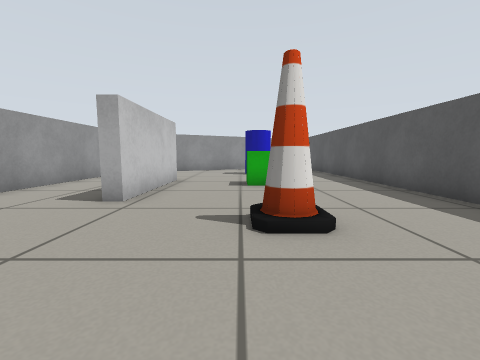
view 1 (above)

19 first-person views from a walk through a world built for the Gazebo simulator. The camera is 0.45 m above the floor, tilts 6° down and sees 90° across. The floor is counted in squares, 0.5 m on a side. Each view is taken from the middle of a square. On the plan, view 1 faces up. The plan holds only what a view shows up to about 10 squares ahead; the rest is blank. Simple patterns stand in for the simulator's built-in surfaces.

view 2
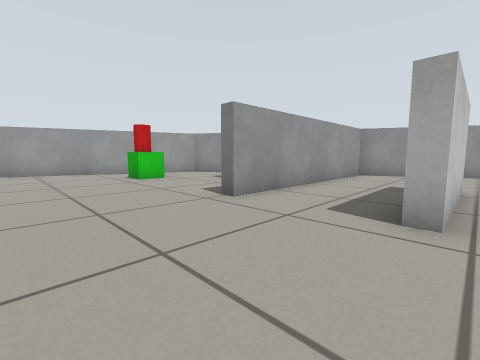

view 3
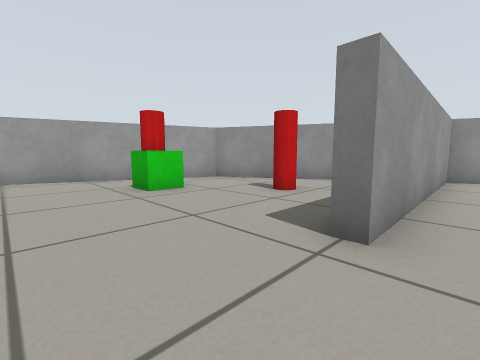

view 4
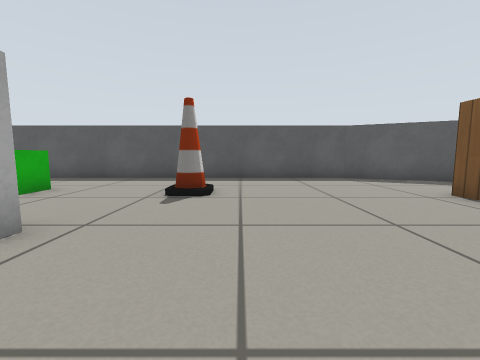

view 5
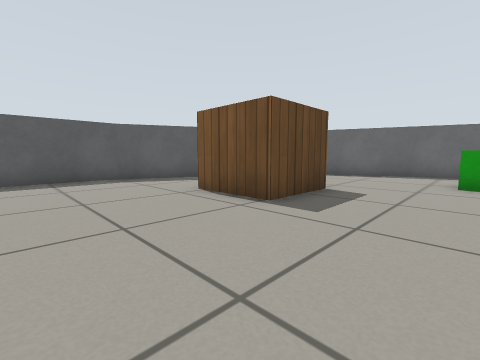

view 6
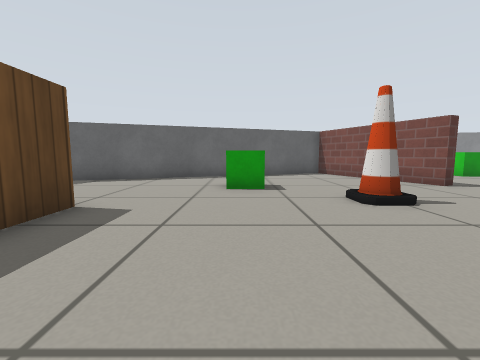

view 7
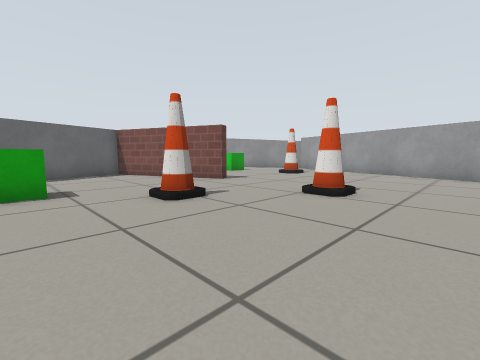

view 8
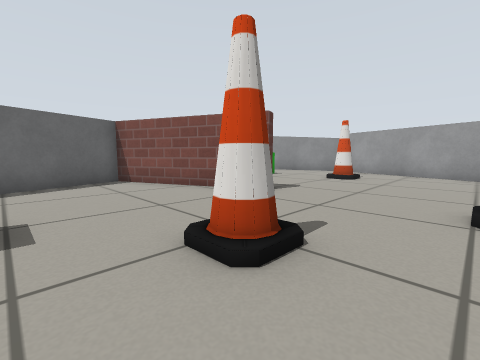

view 9
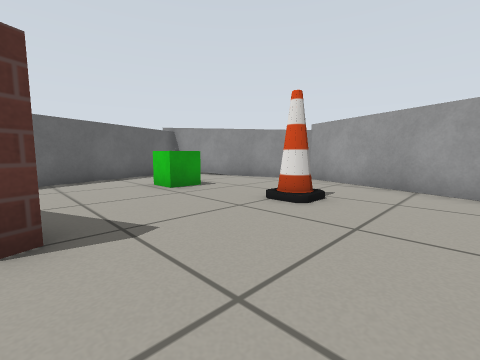

view 10
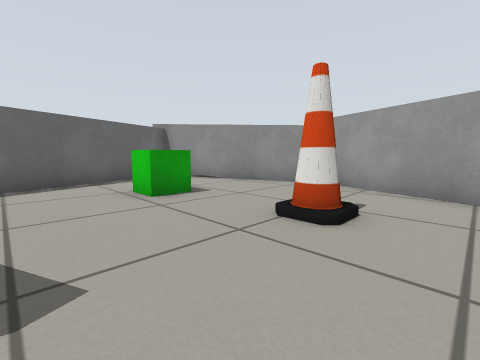

view 11
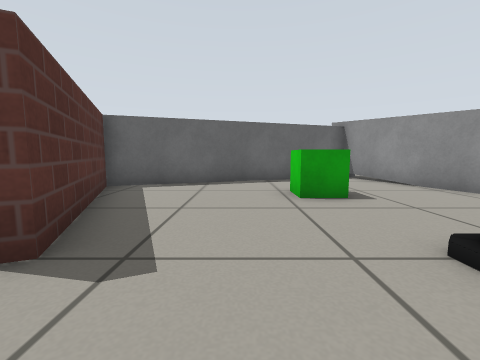

view 12
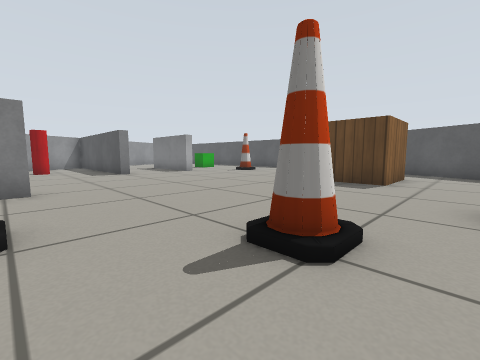

view 13
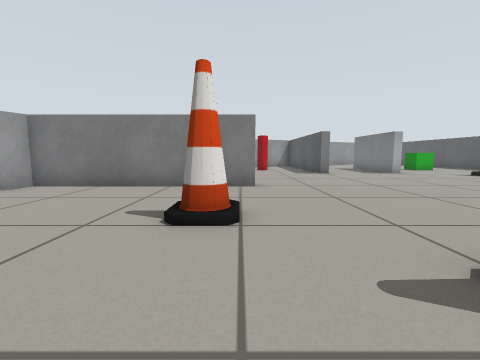

view 14
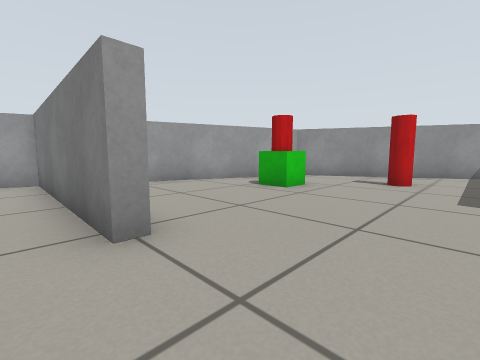

view 15
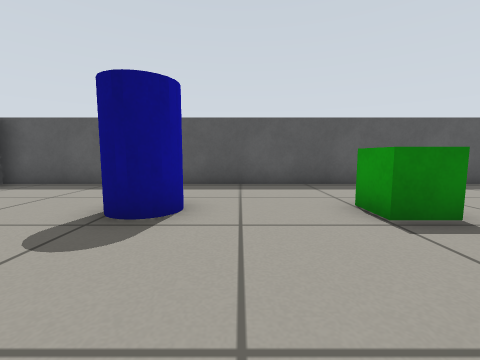

view 16
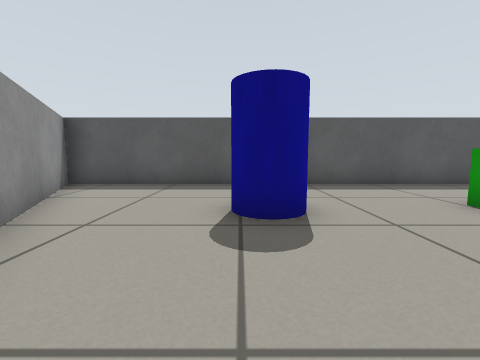

view 17
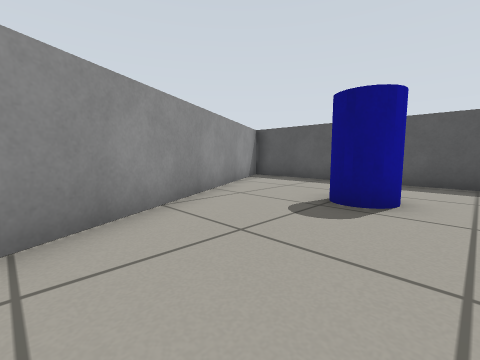

view 18
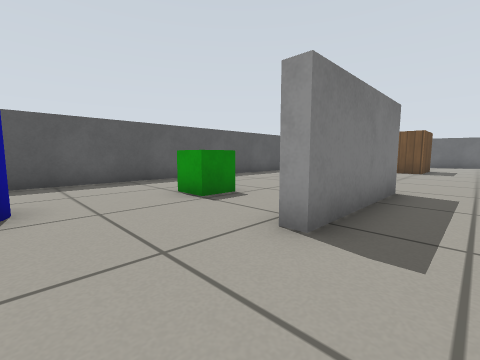

view 19
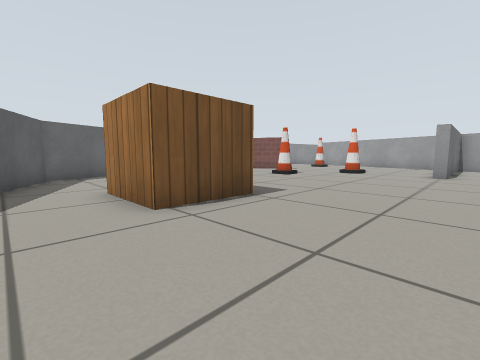

### Floor plan
Points are (right, up) in squares from view 1. A wall is a line through its corners. A room is listed if a view was taken in it or the views show most of it. See-through windows are left out.
Room 1 (views 1, 2, 3, 4, 5, 6, 7, 8, 9, 10, 11, 12, 13, 14, 15, 16, 17, 18, 19)
walls: (-11.5, 0.2) (-9.6, 0.2) (-9.6, -0.2) (-15.9, -0.2) (-19.2, -9.5) (-17.1, -15.6) (-9.2, -12.8) (-11.3, -8) (-10.9, -7.8) (-8.8, -12.7) (0.9, -9.2) (4.3, -2) (4.3, 17.3) (-5.7, 12) (-5.7, 4.6) (-6.1, 4.6); (-2.7, 4.6) (-2.7, 8.6) (-2.2, 8.6) (-2.2, 4.6) (-2.7, 4.6); (-7, 11.4) (-12.8, 8.3) (-15.5, 0.9)
objects: cone (-16, -8) to (-15, -7); green box (-15, -12) to (-14, -11); green box (-12, 5) to (-11, 6); cone (-11, -4) to (-10, -3); red cylinder (-11, 5); red cylinder (-9, 7) to (-8, 8); cone (-8, -6) to (-7, -5); green box (-6, -8) to (-5, -7); wooden box (-2, -5) to (0, -3); cone (0, 3) to (1, 3); green box (0, 7) to (1, 8); blue cylinder (0, 11) to (1, 12)

Positions as (right, up) in squares from view 1, and headings:
1: (0, 0), facing up
2: (-2, 1), facing up-left
3: (-5, 2), facing up-left
4: (-5, 2), facing right
5: (-5, 1), facing down-right
6: (-5, -1), facing down
7: (-5, -1), facing down-left
8: (-6, -4), facing down-left
9: (-11, -5), facing down-left
10: (-12, -6), facing down-left
11: (-13, -6), facing down
12: (-10, -7), facing up-right
13: (-10, -7), facing up
14: (-7, -1), facing up-left
15: (-3, 10), facing right
16: (-3, 12), facing right
17: (-4, 10), facing up-right
18: (-4, 11), facing down-right
19: (2, 1), facing down-left
